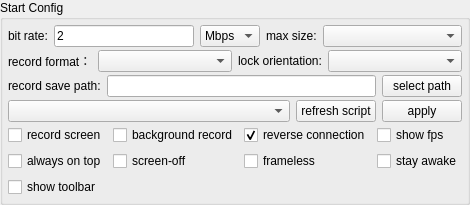
       <widget class="QGroupBox" name="configGroupBox">
        <property name="sizePolicy">
         <sizepolicy hsizetype="Preferred" vsizetype="Preferred">
          <horstretch>0</horstretch>
          <verstretch>0</verstretch>
         </sizepolicy>
        </property>
        <property name="title">
         <string>Start Config</string>
        </property>
        <layout class="QVBoxLayout" name="verticalLayout_3">
         <property name="spacing">
          <number>3</number>
         </property>
         <property name="leftMargin">
          <number>5</number>
         </property>
         <property name="topMargin">
          <number>5</number>
         </property>
         <property name="rightMargin">
          <number>5</number>
         </property>
         <property name="bottomMargin">
          <number>5</number>
         </property>
         <item>
          <widget class="QWidget" name="configWidget1" native="true">
           <property name="sizePolicy">
            <sizepolicy hsizetype="Preferred" vsizetype="Preferred">
             <horstretch>0</horstretch>
             <verstretch>0</verstretch>
            </sizepolicy>
           </property>
           <layout class="QHBoxLayout" name="horizontalLayout_5">
            <property name="leftMargin">
             <number>0</number>
            </property>
            <property name="topMargin">
             <number>0</number>
            </property>
            <property name="rightMargin">
             <number>0</number>
            </property>
            <property name="bottomMargin">
             <number>0</number>
            </property>
            <item>
             <widget class="QLabel" name="label_3">
              <property name="sizePolicy">
               <sizepolicy hsizetype="Maximum" vsizetype="Preferred">
                <horstretch>0</horstretch>
                <verstretch>0</verstretch>
               </sizepolicy>
              </property>
              <property name="text">
               <string>bit rate:</string>
              </property>
             </widget>
            </item>
            <item>
             <widget class="QLineEdit" name="bitRateEdit">
              <property name="sizePolicy">
               <sizepolicy hsizetype="Preferred" vsizetype="Preferred">
                <horstretch>0</horstretch>
                <verstretch>0</verstretch>
               </sizepolicy>
              </property>
              <property name="text">
               <string notr="true">2</string>
              </property>
             </widget>
            </item>
            <item>
             <widget class="QComboBox" name="bitRateBox">
              <property name="sizePolicy">
               <sizepolicy hsizetype="Maximum" vsizetype="Preferred">
                <horstretch>0</horstretch>
                <verstretch>0</verstretch>
               </sizepolicy>
              </property>
              <property name="toolTip">
               <string/>
              </property>
              <property name="currentText">
               <string notr="true">Mbps</string>
              </property>
              <item>
               <property name="text">
                <string notr="true">Mbps</string>
               </property>
              </item>
              <item>
               <property name="text">
                <string notr="true">Kbps</string>
               </property>
              </item>
             </widget>
            </item>
            <item>
             <widget class="QLabel" name="label_4">
              <property name="sizePolicy">
               <sizepolicy hsizetype="Maximum" vsizetype="Preferred">
                <horstretch>0</horstretch>
                <verstretch>0</verstretch>
               </sizepolicy>
              </property>
              <property name="text">
               <string>max size:</string>
              </property>
             </widget>
            </item>
            <item>
             <widget class="QComboBox" name="maxSizeBox">
              <property name="sizePolicy">
               <sizepolicy hsizetype="Preferred" vsizetype="Preferred">
                <horstretch>0</horstretch>
                <verstretch>0</verstretch>
               </sizepolicy>
              </property>
              <property name="toolTip">
               <string/>
              </property>
             </widget>
            </item>
           </layout>
          </widget>
         </item>
         <item>
          <widget class="QWidget" name="configWidget5" native="true">
           <property name="sizePolicy">
            <sizepolicy hsizetype="Preferred" vsizetype="Preferred">
             <horstretch>0</horstretch>
             <verstretch>0</verstretch>
            </sizepolicy>
           </property>
           <layout class="QHBoxLayout" name="horizontalLayout_7">
            <property name="leftMargin">
             <number>0</number>
            </property>
            <property name="topMargin">
             <number>0</number>
            </property>
            <property name="rightMargin">
             <number>0</number>
            </property>
            <property name="bottomMargin">
             <number>0</number>
            </property>
            <item>
             <widget class="QLabel" name="label_6">
              <property name="sizePolicy">
               <sizepolicy hsizetype="Maximum" vsizetype="Preferred">
                <horstretch>0</horstretch>
                <verstretch>0</verstretch>
               </sizepolicy>
              </property>
              <property name="text">
               <string>record format：</string>
              </property>
             </widget>
            </item>
            <item>
             <widget class="QComboBox" name="formatBox">
              <property name="sizePolicy">
               <sizepolicy hsizetype="Preferred" vsizetype="Preferred">
                <horstretch>0</horstretch>
                <verstretch>0</verstretch>
               </sizepolicy>
              </property>
             </widget>
            </item>
            <item>
             <widget class="QLabel" name="label_8">
              <property name="sizePolicy">
               <sizepolicy hsizetype="Maximum" vsizetype="Preferred">
                <horstretch>0</horstretch>
                <verstretch>0</verstretch>
               </sizepolicy>
              </property>
              <property name="text">
               <string>lock orientation:</string>
              </property>
             </widget>
            </item>
            <item>
             <widget class="QComboBox" name="lockOrientationBox">
              <property name="sizePolicy">
               <sizepolicy hsizetype="Preferred" vsizetype="Preferred">
                <horstretch>0</horstretch>
                <verstretch>0</verstretch>
               </sizepolicy>
              </property>
             </widget>
            </item>
           </layout>
          </widget>
         </item>
         <item>
          <widget class="QWidget" name="configWidget2" native="true">
           <property name="sizePolicy">
            <sizepolicy hsizetype="Preferred" vsizetype="Preferred">
             <horstretch>0</horstretch>
             <verstretch>0</verstretch>
            </sizepolicy>
           </property>
           <layout class="QHBoxLayout" name="horizontalLayout_6">
            <property name="leftMargin">
             <number>0</number>
            </property>
            <property name="topMargin">
             <number>0</number>
            </property>
            <property name="rightMargin">
             <number>0</number>
            </property>
            <property name="bottomMargin">
             <number>0</number>
            </property>
            <item>
             <widget class="QLabel" name="label_5">
              <property name="sizePolicy">
               <sizepolicy hsizetype="Preferred" vsizetype="Preferred">
                <horstretch>0</horstretch>
                <verstretch>0</verstretch>
               </sizepolicy>
              </property>
              <property name="text">
               <string>record save path:</string>
              </property>
              <property name="buddy">
               <cstring>recordPathEdt</cstring>
              </property>
             </widget>
            </item>
            <item>
             <widget class="QLineEdit" name="recordPathEdt">
              <property name="sizePolicy">
               <sizepolicy hsizetype="MinimumExpanding" vsizetype="Preferred">
                <horstretch>0</horstretch>
                <verstretch>0</verstretch>
               </sizepolicy>
              </property>
              <property name="readOnly">
               <bool>true</bool>
              </property>
             </widget>
            </item>
            <item>
             <widget class="QPushButton" name="selectRecordPathBtn">
              <property name="sizePolicy">
               <sizepolicy hsizetype="Preferred" vsizetype="Preferred">
                <horstretch>0</horstretch>
                <verstretch>0</verstretch>
               </sizepolicy>
              </property>
              <property name="text">
               <string>select path</string>
              </property>
              <property name="autoDefault">
               <bool>false</bool>
              </property>
             </widget>
            </item>
           </layout>
          </widget>
         </item>
         <item>
          <widget class="QWidget" name="configWidget4" native="true">
           <property name="sizePolicy">
            <sizepolicy hsizetype="Preferred" vsizetype="Preferred">
             <horstretch>0</horstretch>
             <verstretch>0</verstretch>
            </sizepolicy>
           </property>
           <layout class="QHBoxLayout" name="horizontalLayout_8">
            <property name="leftMargin">
             <number>0</number>
            </property>
            <property name="topMargin">
             <number>0</number>
            </property>
            <property name="rightMargin">
             <number>0</number>
            </property>
            <property name="bottomMargin">
             <number>0</number>
            </property>
            <item>
             <widget class="QComboBox" name="gameBox">
              <property name="sizePolicy">
               <sizepolicy hsizetype="MinimumExpanding" vsizetype="Preferred">
                <horstretch>0</horstretch>
                <verstretch>0</verstretch>
               </sizepolicy>
              </property>
             </widget>
            </item>
            <item>
             <widget class="QPushButton" name="refreshGameScriptBtn">
              <property name="sizePolicy">
               <sizepolicy hsizetype="Preferred" vsizetype="Preferred">
                <horstretch>0</horstretch>
                <verstretch>0</verstretch>
               </sizepolicy>
              </property>
              <property name="text">
               <string>refresh script</string>
              </property>
             </widget>
            </item>
            <item>
             <widget class="QPushButton" name="applyScriptBtn">
              <property name="sizePolicy">
               <sizepolicy hsizetype="Preferred" vsizetype="Preferred">
                <horstretch>0</horstretch>
                <verstretch>0</verstretch>
               </sizepolicy>
              </property>
              <property name="text">
               <string>apply</string>
              </property>
             </widget>
            </item>
           </layout>
          </widget>
         </item>
         <item>
          <widget class="QWidget" name="configWidget3" native="true">
           <property name="sizePolicy">
            <sizepolicy hsizetype="Preferred" vsizetype="Preferred">
             <horstretch>0</horstretch>
             <verstretch>0</verstretch>
            </sizepolicy>
           </property>
           <layout class="QGridLayout" name="gridLayout">
            <property name="leftMargin">
             <number>0</number>
            </property>
            <property name="topMargin">
             <number>0</number>
            </property>
            <property name="rightMargin">
             <number>0</number>
            </property>
            <property name="bottomMargin">
             <number>0</number>
            </property>
            <item row="0" column="4">
             <widget class="QCheckBox" name="fpsCheck">
              <property name="sizePolicy">
               <sizepolicy hsizetype="Preferred" vsizetype="Preferred">
                <horstretch>0</horstretch>
                <verstretch>0</verstretch>
               </sizepolicy>
              </property>
              <property name="text">
               <string>show fps</string>
              </property>
             </widget>
            </item>
            <item row="0" column="1">
             <widget class="QCheckBox" name="notDisplayCheck">
              <property name="sizePolicy">
               <sizepolicy hsizetype="Preferred" vsizetype="Preferred">
                <horstretch>0</horstretch>
                <verstretch>0</verstretch>
               </sizepolicy>
              </property>
              <property name="text">
               <string>background record</string>
              </property>
              <property name="checkable">
               <bool>false</bool>
              </property>
             </widget>
            </item>
            <item row="1" column="0">
             <widget class="QCheckBox" name="alwaysTopCheck">
              <property name="sizePolicy">
               <sizepolicy hsizetype="Preferred" vsizetype="Preferred">
                <horstretch>0</horstretch>
                <verstretch>0</verstretch>
               </sizepolicy>
              </property>
              <property name="text">
               <string>always on top</string>
              </property>
              <property name="checked">
               <bool>false</bool>
              </property>
             </widget>
            </item>
            <item row="0" column="0">
             <widget class="QCheckBox" name="recordScreenCheck">
              <property name="sizePolicy">
               <sizepolicy hsizetype="Preferred" vsizetype="Preferred">
                <horstretch>0</horstretch>
                <verstretch>0</verstretch>
               </sizepolicy>
              </property>
              <property name="text">
               <string>record screen</string>
              </property>
             </widget>
            </item>
            <item row="0" column="3">
             <widget class="QCheckBox" name="useReverseCheck">
              <property name="sizePolicy">
               <sizepolicy hsizetype="Preferred" vsizetype="Preferred">
                <horstretch>0</horstretch>
                <verstretch>0</verstretch>
               </sizepolicy>
              </property>
              <property name="text">
               <string>reverse connection</string>
              </property>
              <property name="checked">
               <bool>true</bool>
              </property>
             </widget>
            </item>
            <item row="1" column="1">
             <widget class="QCheckBox" name="closeScreenCheck">
              <property name="sizePolicy">
               <sizepolicy hsizetype="Preferred" vsizetype="Preferred">
                <horstretch>0</horstretch>
                <verstretch>0</verstretch>
               </sizepolicy>
              </property>
              <property name="text">
               <string>screen-off</string>
              </property>
             </widget>
            </item>
            <item row="1" column="3">
             <widget class="QCheckBox" name="framelessCheck">
              <property name="sizePolicy">
               <sizepolicy hsizetype="Preferred" vsizetype="Preferred">
                <horstretch>0</horstretch>
                <verstretch>0</verstretch>
               </sizepolicy>
              </property>
              <property name="text">
               <string>frameless</string>
              </property>
             </widget>
            </item>
            <item row="1" column="4">
             <widget class="QCheckBox" name="stayAwakeCheck">
              <property name="sizePolicy">
               <sizepolicy hsizetype="Preferred" vsizetype="Preferred">
                <horstretch>0</horstretch>
                <verstretch>0</verstretch>
               </sizepolicy>
              </property>
              <property name="text">
               <string>stay awake</string>
              </property>
             </widget>
            </item>
            <item row="2" column="0">
             <widget class="QCheckBox" name="showToolbar">
              <property name="text">
               <string>show toolbar</string>
              </property>
             </widget>
            </item>
           </layout>
          </widget>
         </item>
        </layout>
       </widget>
